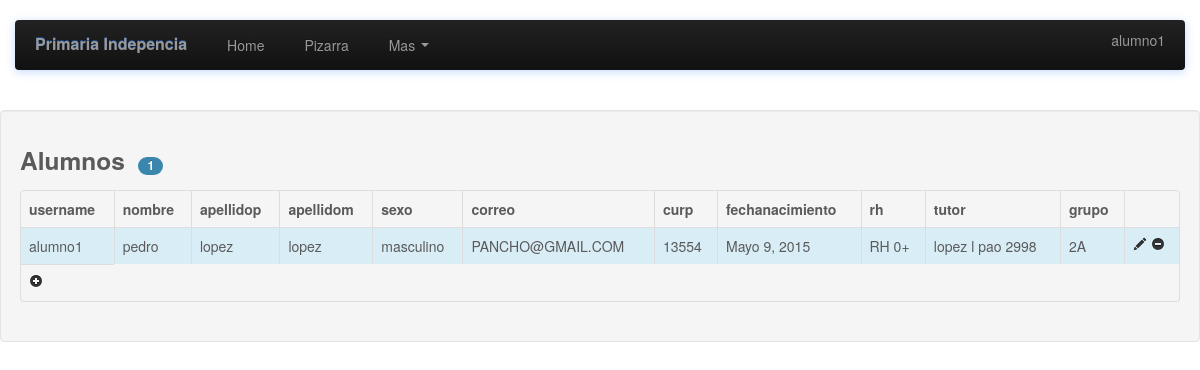
/alumno/ (signed in), run on the app's committed database.
### apps/calificaciones/models.py (models this page shows, shortened)
class Alumno(models.Model):
	usuario = models.OneToOneField(User)
	nombrea = models.CharField(max_length=50, blank=True)
	apellidoPa = models.CharField(max_length=50, blank=True)
	apellidoMa= models.CharField(max_length=50, blank=True)
	sexo = models.CharField(max_length=15, blank=True)
	correo = models.CharField(max_length=30, blank=True)
	curp = models.CharField(max_length=45, blank=True)
	fechanacimiento = models.DateField(blank=True, null=True)
	rh = models.CharField(max_length=50, blank=True) #tipo sangre
	tutor1= models.ForeignKey(Tutor)
	idgrupo = models.ForeignKey(Grupo)

class Tutor(models.Model):
	nombreT = models.CharField(max_length=50, blank=True)
	apellidoPt = models.CharField(max_length=50, blank=True)
	apellidoMt= models.CharField(max_length=50, blank=True)
	ocupacion= models.CharField(max_length=50, blank=True)
	direccion= models.CharField(max_length=50, blank=True)
	telefonoCasa= models.CharField(max_length=50, blank=True)
	telefonoCel= models.CharField(max_length=50, blank=True)
	idT= models.CharField(max_length=50, blank=True)
	def __unicode__(self):
		return self.idT

class Grupo(models.Model):
	gradogrupo = models.CharField(max_length=10, blank=True) #se ingresa  2 A , 3C, ETC
	idprofesor = models.ForeignKey(Personal)
	def __unicode__(self):
		return self.gradogrupo

### apps/calificaciones/views.py (the view)
# urls.py: url(r'^alumno/$', alumno.as_view(), name='alumno'),
class alumno(ListView):
	template_name = 'calificaciones/alumnos.html'
	model= Alumno
	context_object_name = 'alumnos'

### templates/calificaciones/alumnos.html (shortened to what this page needs)
<!DOCTYPE html>
<html lang="en">
  <head>
  <link href="{{MEDIA_URL}}bootstrap/css/bootstrap.css" rel="stylesheet">
  <link href="{{MEDIA_URL}}bootstrap/css/bootstrap-responsive.css" rel="stylesheet">
  </head>
  <body>
    <div class="navbar-wrapper">
      <div class="container">
        <div class="navbar navbar-inverse">
          <div class="navbar-inner">
            <a class="brand" href="#">Primaria Indepencia</a>
            <div class="nav-collapse collapse">
              <ul class="nav">
               <li><a href="/">Home</a></li>
                <li><a href="pizarra.html">Pizarra</a></li>
                <li class="dropdown">
                  <a href="#" class="dropdown-toggle" data-toggle="dropdown">Mas <b class="caret"></b></a>
                </li>
              </ul>
            </div>
            <p align="right" class="navbar-text">
            <a href="#" class="navbar-link">{{user.username}}</a></p>
          </div>
        </div>
      </div>
    </div>
<table width="200" border="0">
  <tr>
    <td>&nbsp;</td>
  </tr>
  <tr>
    <td>&nbsp;</td>
  </tr>
  <tr>
    <td>&nbsp;</td>
  </tr>
  <tr>
    <td>&nbsp;</td>
  </tr>
  <tr>
    <td>&nbsp;</td>
  </tr>
</table>
  <div class="well">
<div class="panel panel-info">
  <div class="panel-heading">
  {% if user.is_authenticated %}
   <h3 class="panel-title">Alumnos&nbsp;&nbsp;<span class="badge badge-info">{{alumnos.count}}</span></h3>
  </div>
  <div class="panel-body">
<table class="table table-bordered table-hover sortable-theme-bootstrap" data-sortable="true" data-toggle="table">
    <thead>
    <tr>
        <th>username</th>
        <th>nombre</th>
        <th>apellidop</th>
        <th>apellidom</th>
        <th>sexo</th>
        <th>correo</th>
        <th>curp</th>
        <th>fechanacimiento</th>
        <th>rh</th>
        <th>tutor</th>
        <th>grupo</th>
        <th></th>
    </tr>
    </thead>
  <tbody>
  {% for alumno in alumnos %}
  <tr class="info">
        <td>{{alumno.usuario}}</td>
        <td>{{alumno.nombrea}}</td>
        <td>{{alumno.apellidoPa}}</td>
        <td>{{alumno.apellidoMa}}</td>
        <td>{{alumno.sexo}}</td>
        <td>{{alumno.correo}}</td>
        <td>{{alumno.curp}}</td>
        <td>{{alumno.fechanacimiento}}</td>
        <td>{{alumno.rh}}</td>
        <td>{{alumno.tutor1}}</td>
        <td>{{alumno.idgrupo}}</td>
    <td><a href="/"><i class="icon-pencil"></i></a>
    <a href="/"><i class="icon-minus-sign"></i></a></td>
    {% endfor %}
  </tr>
</tbody>
   <td><a href="/registraralumno/"><i class="icon-plus-sign"></a></td>
</table>
{% else %}
    <h2 class="form-signin-heading">Usted no esta autorizado</h2>
    {% endif %}
  </div>
</div>
</div>
  </body>
</html>

### templates/calificaciones/alumnos.html (style rules this page uses)
body { padding-bottom: 40px; color: #5a5a5a; }
.navbar-wrapper { position: absolute; top: 0; left: 0; right: 0; z-index: 10; margin-top: 20px; margin-bottom: -90px; }
.navbar .navbar-inner { border: 0; -webkit-box-shadow: 0 2px 10px rgba(26,116,251,.25); -moz-box-shadow: 0 2px 10px rgba(26,116,251,.25); box-shadow: 0 2px 10px rgba(26,116,251,.25); }
.navbar .brand { padding: 14px 20px 16px; font-size: 16px; font-weight: bold; text-shadow: 0 -1px 0 rgba(26,116,251,.5); }
.navbar .nav > li > a { padding: 15px 20px; }

### data on the page
Alumno: usuario "alumno1", nombrea "pedro", apellidoPa "lopez", apellidoMa "lopez", sexo "masculino", correo "PANCHO@GMAIL.COM", curp "13554", fechanacimiento "Mayo 9, 2015", rh "RH 0+", tutor1 "lopez l pao 2998", idgrupo "2A"

### other printed values
{{ user.username }} "alumno1"
{{ alumnos.count }} "1"
